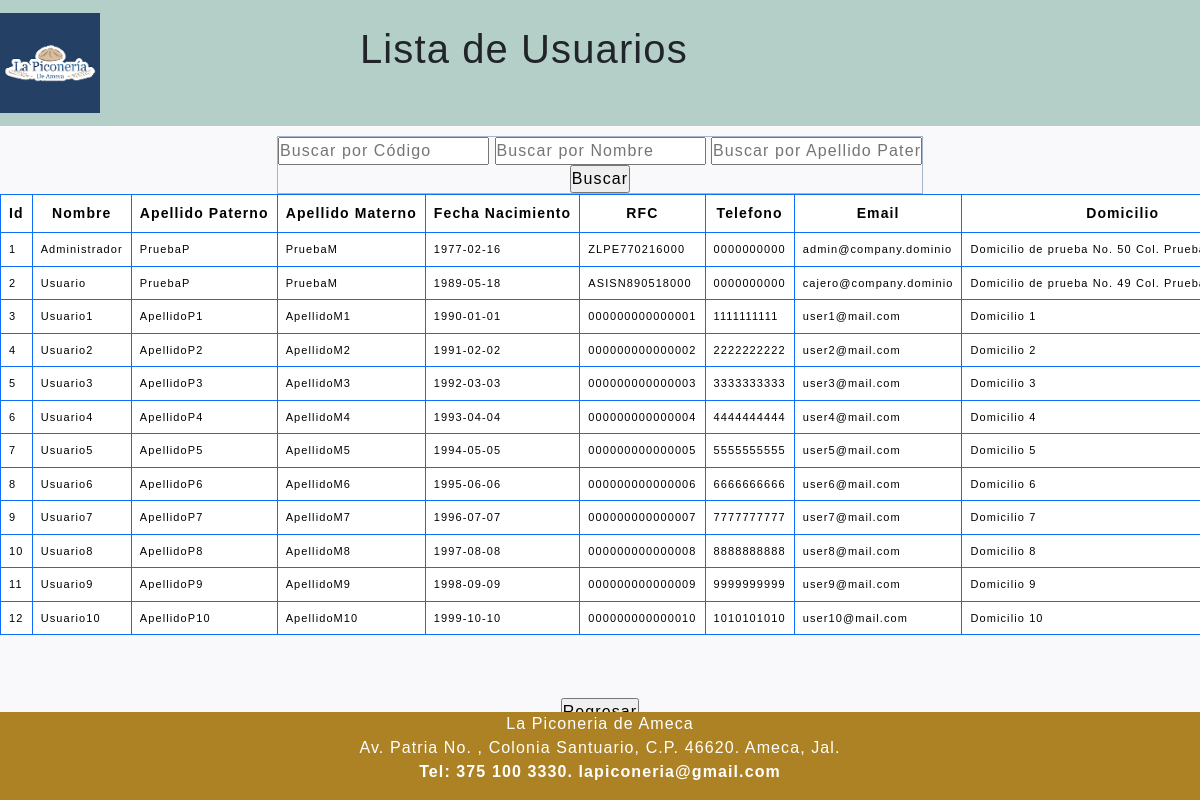
Page /listUsuarios.php on the committed database.
### tables this page shows
CREATE TABLE `Usuario` (
  `Id_Usuario` int AUTO_INCREMENT PRIMARY KEY,
  `Id_Tipo` int,
  `Rfc` varchar(16),
  `Nombre` varchar(30) NOT NULL,
  `A_paterno` varchar(30),
  `A_Materno` varchar(30),
  `Fecha_Registro` date DEFAULT NULL,
  `Fecha_Nacimiento` date DEFAULT NULL,
  `Telefono` varchar(12) NOT NULL,
  `Email` varchar(30) NOT NULL,
  `Domicilio` varchar(50),
   FOREIGN KEY (Id_Tipo) REFERENCES Tipo_Usuario(Usuario_id) ON DELETE CASCADE
);

### clases/connection.php (called while the page is built)
<?php
class DB {
   private $server;
   private $host;
   private $db;
   private $user;
   private $psw;
   private $charset;
   public function __construct() {
      $this-> server  = 'mysql';
      $this-> host   = 'localhost';
      $this-> db     = 'comerciored';
      $this-> user   = 'root';
      $this-> psw    = '';
      $this-> charset= 'utf8mb4';
   }
   function connect() {
      try{
         $conexion = $this->server.':host='.$this->host.'; dbname='.$this->db.'; chartset='.$this->charset;
         $options = [
            PDO::ATTR_ERRMODE          => PDO::ERRMODE_EXCEPTION,
            PDO::ATTR_EMULATE_PREPARES => false,
         ];
         $pdo = new PDO($conexion, $this->user, $this->psw, $options);
         return $pdo;
      }catch(PDOException $e){
         print_r('Error de conexion: ' . $e->getMessage());
      }
   }
 }
?>

### clases/usuario.php (called while the page is built, shortened)
<?php
include_once 'connection.php';
class Usuario extends DB {
	public function listar(){
		$query = $this->connect()->prepare('SELECT * FROM usuario INNER JOIN tipo_usuario WHERE usuario.Id_Tipo = tipo_usuario.Usuario_id');
		$query->execute();
		return $query->fetchAll(PDO::FETCH_ASSOC);
	}
}
?>

### forms/form_list_usuarios.php (the view, shortened to what this page needs)
<?php
$filtro1 = $_POST['FiltarId'];
$filtro2 = $_POST['FiltarNom'];
$filtro3 = $_POST['FiltarPater'];
$filtro4 = $_POST['FiltarMater'];
$filtro5 = $_POST['FiltarFechaR'];
$filtro6 = $_POST['FiltarFechaN'];
?>
     <div id="filtro">
              <form method="post" action="listUsuarios.php" name="form_filtro_usuarios" id="form_filtro_usuarios" style="align-items: center; background:rgba(0,0,0,0.0);">
                <table class="table-primary"  border="1">
              <tr>
                <td width="100%" style="text-align: right;">
                  <input name="FiltarId" type="text"  placeholder="Buscar por Código" id ="FiltarId" onKeyUp="document.getElementById(this.id).value=document.getElementById(this.id).value.toUpperCase()" >
                  <input name="FiltarNom" type="text" title="Busqueda por Nombre"  placeholder="Buscar por Nombre" id ="FiltarNom" onKeyUp="document.getElementById(this.id).value=document.getElementById(this.id).value.toUpperCase()" >
                  <input name="FiltarPater" type="text" title="Busqueda por Apellido Paterno" placeholder="Buscar por Apellido Paterno" id ="FiltarPater" onKeyUp="document.getElementById(this.id).value=document.getElementById(this.id).value.toUpperCase()">
                      <br>
                     <div id="boton-centrado">
          <input type="submit" value="Buscar">
          </div>
                </td>
              </tr>
            </table>
          </form></div>
                  <div id="listado">
                 <form method="post" action="" name="frm_listUsuarios" id="frm_listUsuarios" style="width: auto; height: auto;">
                     <?php
  include_once 'clases/usuario.php';
  $user2 = new Usuario();
  $usuarios = $user2->listar();
  if($usuarios){
    echo "
     <div style='width: 100%; overflow-x: auto;'>
      <table class='table table-bordered border-primary table-hover tabla-usuarios'><thead>
      <tr>
        <th style='text-align:center'>Id</th>
        <th style='text-align:center'>Nombre</th>
        <th style='text-align:center'>Apellido Paterno</th>
        <th style='text-align:center'>Apellido Materno</th>
        <th style='text-align:center'>Fecha Nacimiento</th>
        <th style='text-align:center'>RFC</th>
        <th style='text-align:center'>Telefono</th>
        <th style='text-align:center'>Email</th>
        <th style='text-align:center'>Domicilio</th>
        <th style='text-align:center'>Ingreso</th>
        <th style='text-align:center'>Tipo cuenta</th>
      </tr></thead>";
      if($filtro1 || $filtro2 || $filtro3 || $filtro4 || $filtro5 || $filtro6){
        foreach ($usuarios as $user2) {
          if($filtro1 == $user2['Id_Usuario'] || $filtro2 == $user2['Nombre'] || $filtro3 == $user2['A_paterno'] || $filtro4 == $user2['A_Materno'] || $filtro5 == $user2['Fecha_Registro'] || $filtro6 == $user2['Fecha_Nacimiento']){
            echo "<tr>
            <td>".$user2['Id_Usuario']."</td>
            <td>".$user2['Nombre']."</td>
            <td>".$user2['A_paterno']."</td>
            <td>".$user2['A_Materno']."</td>
            <td>".$user2['Fecha_Nacimiento']."</td>
             <td>".$user2['Rfc']."</td>
            <td>".$user2['Telefono']."</td>
             <td>".$user2['Email']."</td>
            <td>".$user2['Domicilio']."</td>
            <td>".$user2['Fecha_Registro']."</td>
            <td>".$user2['Puesto']."</td>
            </tr>";
          }
        }
      }else{
          foreach ($usuarios as $user2) {
           echo "<tr>
            <td>".$user2['Id_Usuario']."</td>
            <td>".$user2['Nombre']."</td>
            <td>".$user2['A_paterno']."</td>
            <td>".$user2['A_Materno']."</td>
            <td>".$user2['Fecha_Nacimiento']."</td>
             <td>".$user2['Rfc']."</td>
            <td>".$user2['Telefono']."</td>
             <td>".$user2['Email']."</td>
            <td>".$user2['Domicilio']."</td>
            <td>".$user2['Fecha_Registro']."</td>
            <td>".$user2['Puesto']."</td>
            </tr>";
        }
      }
    echo "</table> </div>";
  }
  else{
    echo " <p>No hay Usuarios registrados en la base de datos</p>";
  }
?>
           </form></div>
           <div id="boton-centrado">
</div>

### css/navbarYmenu.css (style rules this page uses)
html { box-sizing: border-box; }
*, *:before, *:after { box-sizing: inherit; padding: 0; margin: 0; letter-spacing: 1.1px; }
body, html { width: 100%; height: 100%; background: #f9f9fb; font-family: "Varela Round", sans-serif; }

### css/contenedores.css (style rules this page uses)
#listado { height: 63vh; overflow-y: scroll; }
#filtro { padding-top: 10px; display: flex; justify-content: center; align-items: center; }
#boton-centrado { display: flex; justify-content: center; align-items: center; }

### forms/form_list_usuarios.php (style rules this page uses)
.tabla-usuarios th { font-size: 14px; text-align: center; }
.tabla-usuarios td { font-size: 11px; }

### rows in the picture
usuario: Id_Usuario "1", Nombre "Administrador", A_paterno "PruebaP", A_Materno "PruebaM", Fecha_Nacimiento "1977-02-16", Rfc "ZLPE770216000", Telefono "0000000000", Email "admin@company.dominio", Domicilio "Domicilio de prueba No. 50 Col.…"
usuario: Id_Usuario "2", Nombre "Usuario", A_paterno "PruebaP", A_Materno "PruebaM", Fecha_Nacimiento "1989-05-18", Rfc "ASISN890518000", Telefono "0000000000", Email "cajero@company.dominio", Domicilio "Domicilio de prueba No. 49 Col.…"
usuario: Id_Usuario "3", Nombre "Usuario1", A_paterno "ApellidoP1", A_Materno "ApellidoM1", Fecha_Nacimiento "1990-01-01", Rfc "000000000000001", Telefono "1111111111", Email "user1@mail.com", Domicilio "Domicilio 1"
usuario: Id_Usuario "4", Nombre "Usuario2", A_paterno "ApellidoP2", A_Materno "ApellidoM2", Fecha_Nacimiento "1991-02-02", Rfc "000000000000002", Telefono "2222222222", Email "user2@mail.com", Domicilio "Domicilio 2"
usuario: Id_Usuario "5", Nombre "Usuario3", A_paterno "ApellidoP3", A_Materno "ApellidoM3", Fecha_Nacimiento "1992-03-03", Rfc "000000000000003", Telefono "3333333333", Email "user3@mail.com", Domicilio "Domicilio 3"
usuario: Id_Usuario "6", Nombre "Usuario4", A_paterno "ApellidoP4", A_Materno "ApellidoM4", Fecha_Nacimiento "1993-04-04", Rfc "000000000000004", Telefono "4444444444", Email "user4@mail.com", Domicilio "Domicilio 4"
usuario: Id_Usuario "7", Nombre "Usuario5", A_paterno "ApellidoP5", A_Materno "ApellidoM5", Fecha_Nacimiento "1994-05-05", Rfc "000000000000005", Telefono "5555555555", Email "user5@mail.com", Domicilio "Domicilio 5"
usuario: Id_Usuario "8", Nombre "Usuario6", A_paterno "ApellidoP6", A_Materno "ApellidoM6", Fecha_Nacimiento "1995-06-06", Rfc "000000000000006", Telefono "6666666666", Email "user6@mail.com", Domicilio "Domicilio 6"
usuario: Id_Usuario "9", Nombre "Usuario7", A_paterno "ApellidoP7", A_Materno "ApellidoM7", Fecha_Nacimiento "1996-07-07", Rfc "000000000000007", Telefono "7777777777", Email "user7@mail.com", Domicilio "Domicilio 7"
usuario: Id_Usuario "10", Nombre "Usuario8", A_paterno "ApellidoP8", A_Materno "ApellidoM8", Fecha_Nacimiento "1997-08-08", Rfc "000000000000008", Telefono "8888888888", Email "user8@mail.com", Domicilio "Domicilio 8"
usuario: Id_Usuario "11", Nombre "Usuario9", A_paterno "ApellidoP9", A_Materno "ApellidoM9", Fecha_Nacimiento "1998-09-09", Rfc "000000000000009", Telefono "9999999999", Email "user9@mail.com", Domicilio "Domicilio 9"
usuario: Id_Usuario "12", Nombre "Usuario10", A_paterno "ApellidoP10", A_Materno "ApellidoM10", Fecha_Nacimiento "1999-10-10", Rfc "000000000000010", Telefono "1010101010", Email "user10@mail.com", Domicilio "Domicilio 10"
